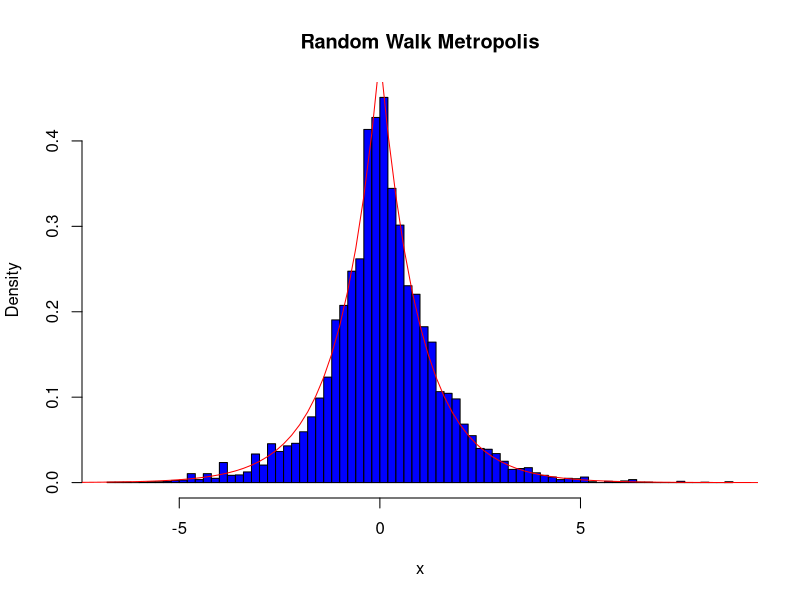
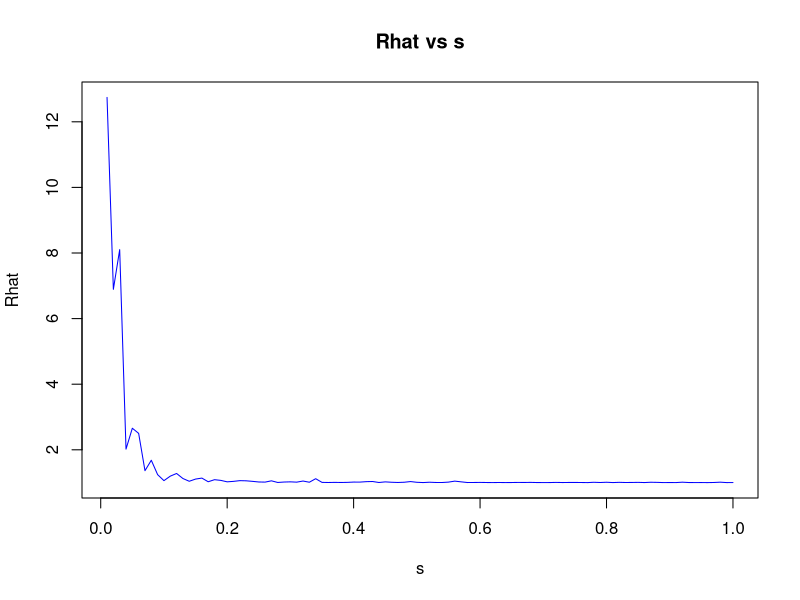

Here is the R script that generated these plots, in order:
## ---- chunk 1
f <- function(x) {
  return(0.5 * exp(-abs(x)))
}
## ---- chunk 2
random_walk_metropolis <- function(n, s, xarr) {
  for (i in 2:(n + 1)) {
    x_star <- rnorm(1, xarr[i - 1], s)
    log_r <- log(f(x_star)) - log(f(xarr[i - 1]))

    u <- runif(1, 0, 1)
    if (log(u) < log_r) {
      xarr[i] <- x_star
    } else {
      xarr[i] <- xarr[i - 1]
    }
  }
  return(xarr)
}
## ---- chunk 3
n <- 10000
s <- 5
xarr <- c(2)
xarr <- random_walk_metropolis(n, s, xarr)
## ---- chunk 4
hist(xarr, breaks = 100, freq = FALSE, col = "blue", main = "Random Walk Metropolis", xlab = "x", ylab = "Density")
curve(f, from = -10, to = 10, add = TRUE, col = "red")
## ---- chunk 5
paste("Sample mean: ", mean(xarr))
paste("Sample standard deviation: ", sd(xarr))
## ---- chunk 6
j <- 4
n <- 2000
s <- 1

xarr <- list(
  J1 = c(2),
  J2 = c(8),
  J3 = c(5),
  J4 = c(1)
)
## ---- chunk 7
for (i in 1:j) {
  xarr[[i]] <- random_walk_metropolis(n, s, xarr[[i]])
}
## ---- chunk 8
calculate_r_hat <- function(xarr) {
  m <- list()
  for (i in 1:j) {
    m[i] <- mean(xarr[[i]])
  }
  v <- list()
  for (i in 1:j) {
    v[i] <- var(xarr[[i]])
  }
  w <- 1 / j * sum(as.numeric(unlist(v)))
  mbar <- mean(as.numeric(unlist(m)))

  b <- 1 / j * sum((as.numeric(unlist(m)) - mbar)^2)
  rhat <- sqrt((b + w) / w)

  return(rhat)
}

calculate_r_hat(xarr)
## ---- chunk 9
svals <- seq(0.01, 1, 0.01)
rhatvals <- c()

for (s in svals) {
  xarr <- list(
    J1 = c(2),
    J2 = c(8),
    J3 = c(5),
    J4 = c(1)
  )
  for (i in 1:j) {
    xarr[[i]] <- random_walk_metropolis(n, s, xarr[[i]])
  }
  rhatvals <- c(rhatvals, calculate_r_hat(xarr))
}

plot(svals, rhatvals, type = "l", col = "blue", xlab = "s", ylab = "Rhat", main = "Rhat vs s")
